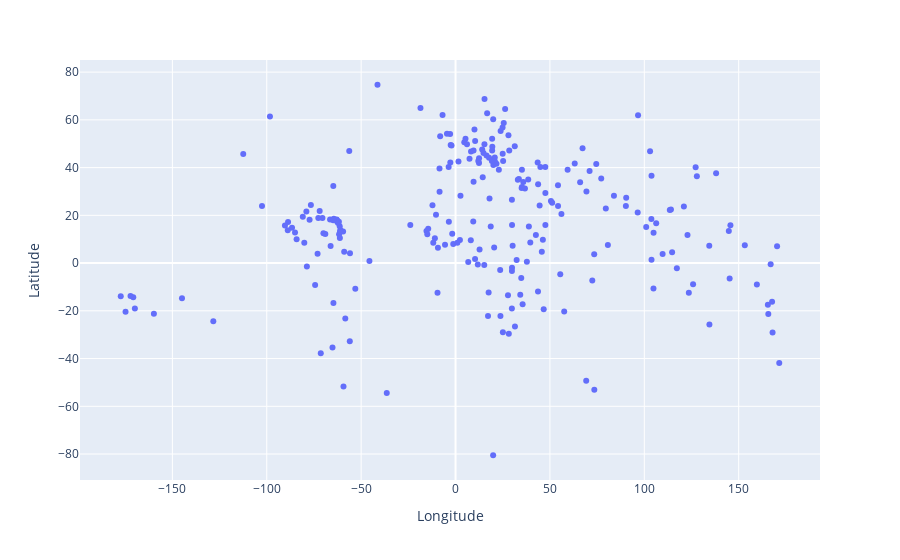

The notebook cell saved with this chart:
### Code cell
px.scatter(lon_lat, x='Longitude', y='Latitude')

### Figure 1 — Plotly figure (JSON) as saved in the notebook; plotly's stock layout.template omitted (floating-point values rounded to 4 significant figures; data arrays with more than 128 entries replaced by an {"elided": "..."} marker saying what was removed)
{"data": [{"hovertemplate": "Longitude=%{x}<br>Latitude=%{y}<extra></extra>", "legendgroup": "", "marker": {"color": "#636efa", "symbol": "circle"}, "mode": "markers", "name": "", "orientation": "v", "showlegend": false, "type": "scatter", "x": {"elided": "241 float values"}, "xaxis": "x", "y": {"elided": "241 float values"}, "yaxis": "y"}], "layout": {"autosize": true, "legend": {"tracegroupgap": 0}, "margin": {"t": 60}, "xaxis": {"anchor": "y", "autorange": true, "domain": [0, 1], "range": [-198.5, 192.6], "title": {"text": "Longitude"}, "type": "linear"}, "yaxis": {"anchor": "x", "autorange": true, "domain": [0, 1], "range": [-92.53, 86.73], "title": {"text": "Latitude"}, "type": "linear"}}}
